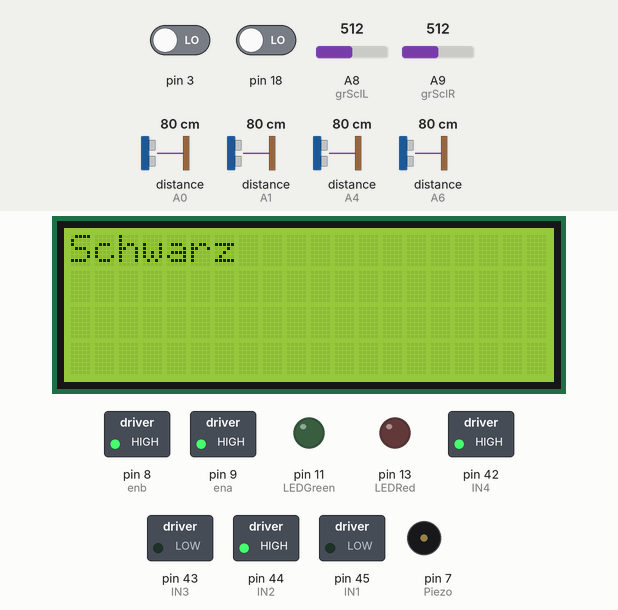
A sketch run on a simulated Arduino Mega 2560, built with avr-gcc and run on an emulated ATmega2560. On the bench: 20×4 character LCD, switched loads named in the sketch (green lamp = pin HIGH), output pins drawn as LEDs (lit = HIGH), buzzer (waves = sounding, pin HIGH). The inputs (shaded band) are chosen by the test bench; at power-on: A9 (grSclR) = 512, A8 (grSclL) = 512, distance to the obstacle (sensors on A1, A0, A4, A6) 80 cm, pin 3 LOW, pin 18 LOW.

Above: at 1.2 s.
1.3 s: A9 (grSclR) set to 326
2.8 s: A9 (grSclR) set to 303
At 3.8 s:
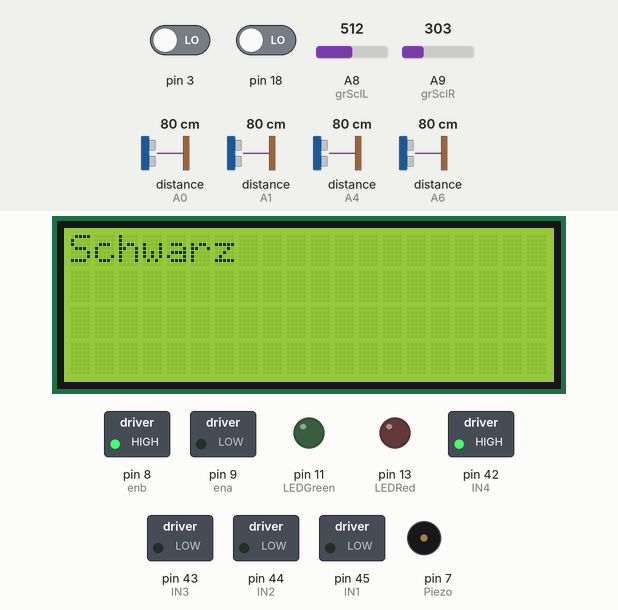
4.4 s: A8 (grSclL) set to 302
5.9 s: A8 (grSclL) set to 267
At 6.9 s:
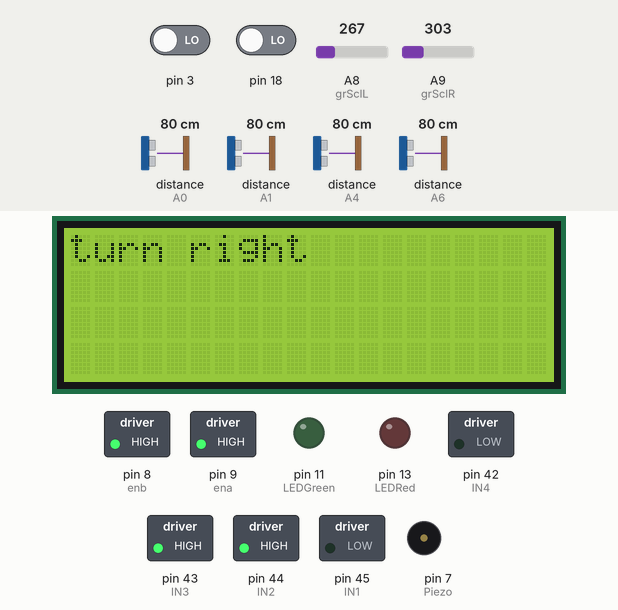
7.6 s: distance to the obstacle (sensor on A1) set to 2 cm
At 9.9 s:
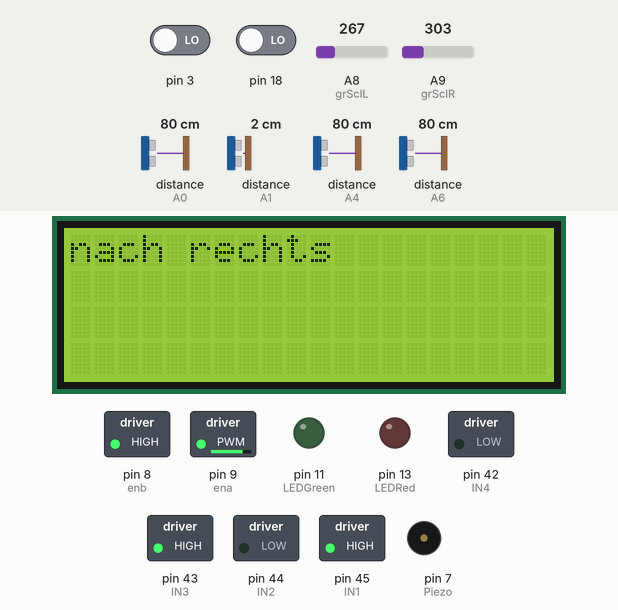
10.6 s: distance to the obstacle (sensor on A1) set to 10 cm
12.1 s: distance to the obstacle (sensor on A1) set to 14 cm
At 12.8 s:
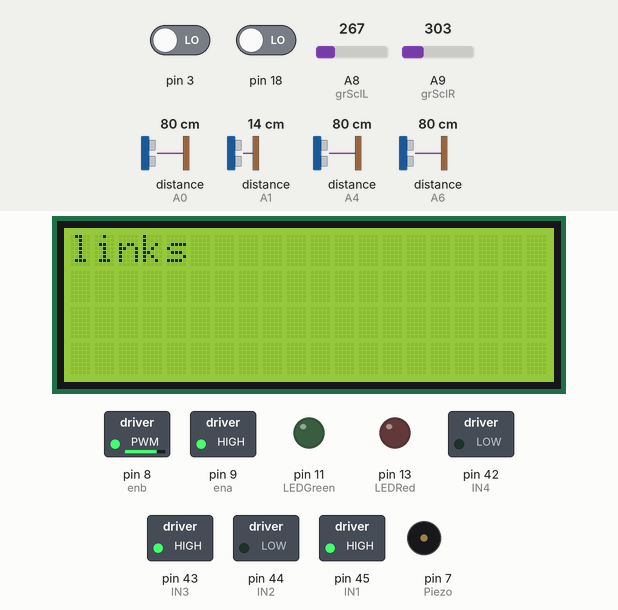
Timing chart, 0 to 14.7 s (numbered marks = the images above; inputs shaded):
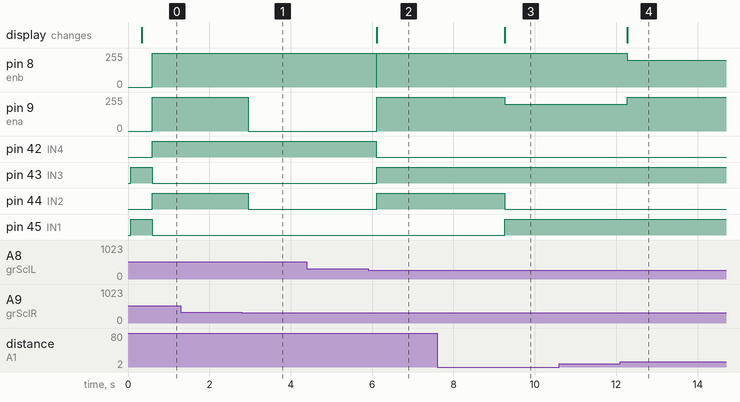

The sketch:

backup.ino
```cpp
#include "SharpIR.h"
#include "LiquidCrystal_I2C.h"

#include "Engine.h"
#include "Util.h"
#include "Vars.h"


// Objektinitialisierung
LiquidCrystal_I2C lcd(LCDAddress, LCDCols, LCDRows);

SharpIR sharpLeftBack(IRLeftBack, 430);
SharpIR sharpFrontRight(IRFrontRight, 430);
SharpIR sharpFrontLeft(IRFrontLeft, 1080);
SharpIR sharpLeftFront(IRLeftFront, 430);


// Variablen

int valueLB = 0;
int valueFR = 0;
int valueFL = 0;
int valueLF = 0;

int graySclL = 0;
int graySclR = 0;
volatile int encoderLeft = 0;
volatile int encoderRight = 0;


void setup() {
  Serial.begin(9600);
  lcd.init();
  lcd.backlight();
  lcd.clear();

  pinMode(ena, OUTPUT);
  pinMode(enb, OUTPUT);
  pinMode(IN1, OUTPUT);
  pinMode(IN2, OUTPUT);
  pinMode(IN3, OUTPUT);
  pinMode(IN4, OUTPUT);

  pinMode(LEDRed, OUTPUT);
  pinMode(LEDGreen, OUTPUT);
  pinMode(LightSensor, INPUT);
  pinMode(Piezo, OUTPUT);

  attachInterrupt(digitalPinToInterrupt(3), countEncoderRight, CHANGE);
  attachInterrupt(digitalPinToInterrupt(18), countEncoderLeft, CHANGE);

  engineForward();
}

void loop() {
  readSensors();

  // die oberste Priorität hat die Schwarzerkennung!!
  if (graySclR > 310 && graySclL > 285) {
    lcd.clear();
    lcd.print("Schwarz");
    while (graySclR > 310 || graySclL > 285) {
      readSensors();
      if (graySclR > 310) {
        engineRightBackward();
        analogWrite(ena, 255);
      } else {
        engineRightStop();
      }
      if (graySclL > 285) {
        engineLeftBackward();
        analogWrite(enb, 255);
      } else {
        engineLeftStop();
      }
    }

    // Beide sehen kein schwarz mehr!
    turn(RIGHT);

    // jetzt muss ein Feld vorwärts gefahren werden
    readSensors();
    if (valueFL < 15) {
      engineForward();
      analogWrite(ena, 255);
      analogWrite(enb, 255);
      delay(1400);
      lcd.clear();
      engineStop();
    } else {
      turn(RIGHT);
    }

    return;
  }


  //überprüfe immer zuerst, ob vorne ein Wand ist!
  if (valueFL < 10 && valueFR < 10) {
    Serial.print("FrontLeft: ");
    Serial.print(valueFL);
    Serial.print(" FrontRight: ");
    Serial.println(valueFR);
    lcd.clear();
    lcd.print("Wand");
    // wir müssen uns nach rechts drehen
    turn(RIGHT);
    lcd.clear();
    return;
  }


  // Wenn die linken Sensoren kleiner als 9 sind müssen wir
  // von der linken Wand wegfahren
  // Wenn der linke Sensor kleiner ist als 13 und größer ist
  // als 10, dann soll wieder dichter zur Wand gefahren werden
  lcd.clear();
  if (valueLF < 11) {
    lcd.print("nach rechts");
    engineForward();
    analogWrite(ena, 200);
    analogWrite(enb, 255);
  } else if (valueLF < 13 && valueLF > 10) {
    lcd.print("weiter");
    engineForward();
    analogWrite(ena, 255);
    analogWrite(enb, 255);
  } else if (valueLF < 20) {
    lcd.print("links");
    engineForward();
    analogWrite(ena, 255);
    analogWrite(enb, 200);
  }

  // Wenn der linke vordere Sensor keine Wand mehr hat,
  // dann muss nach links abgebogen werden!
  if (valueLF > 20) {
    lcd.clear();
    lcd.print("leer");
    while (valueLB < 20) {
      readSensors();
      engineForward();
      analogWrite(ena, 255);
      analogWrite(enb, 255);
    }


    //wir sind in das Feld eingefahren
    // Drehen!
    lcd.clear();
    lcd.print("drehen");
    // wir müssen uns nach links drehen
    turn(LEFT);
    lcd.clear();

    // solange der hintere Sensor keine Wand sieht: vorwärts
    resetEncoder(); // resetten der Encoder um sie besser auslesen zu können
    while (valueLB > 20 || (encoderLeft < 720) || !(graySclR > 400 && graySclL > 320)) {
      readSensors();

      if (valueFL < 10 ) {
        return;
      }
      lcd.clear();
      lcd.print("Ich suche");
      Serial.println(valueLB);
      readSensors();
      engineForward();
      analogWrite(ena, 255);
      analogWrite(enb, 255);
    }
  }
}


void readSensors() {
  valueLB = sharpLeftBack.distance();
  valueFR = sharpFrontRight.distance();
  valueFL = sharpFrontLeft.distance();
  valueLF = readLeftFront(sharpLeftFront);

  graySclL = analogRead(grSclL);
  graySclR = analogRead(grSclR);

  /* if (testForVictim(graySclR, graySclL) && !(graySclR > 400 && graySclL > 320)) {
     //analogWrite(Piezo,  15);
     lcd.clear();
     lcd.print("ein Opfer mgl.");
    } else {
     analogWrite(Piezo, 0);
     lcd.clear();
     lcd.print("ne doch keins!");
    }*/

}


void countEncoderLeft() {
  encoderLeft++;
}

void countEncoderRight() {
  encoderRight++;
}

void resetEncoder() {
  encoderLeft = 0;
  encoderRight = 0;
}


void turn(int dir) {
  lcd.clear();
  String s = "turn ";
  if (dir == RIGHT) {
    s += "right";
  } else {
    s += "left";
  }
  lcd.print(s);

  resetEncoder();
  if (dir == RIGHT) {
    engineRightBackward();
    analogWrite(ena, 255);
    engineLeftForward();
    analogWrite(enb, 255);
    delay(1300);
  } else if (dir == LEFT) {
    while (encoderLeft < leftTurnGoal || encoderRight < rightTurnGoal) {

      if (encoderLeft < leftTurnGoal) {
        engineLeftBackward();
        digitalWrite(enb, HIGHSPEED);
      } else {
        engineLeftStop();
      }

      if (encoderRight < rightTurnGoal) {
        engineRightForward();
        digitalWrite(ena, HIGHSPEED);
      } else {
        engineRightStop();
      }
    }
    engineStop();
    lcd.clear();
    lcd.print("DONE!");
    delay(1000);
  }
}
```

Engine.cpp
```cpp
#include "Engine.h"

void engineForward() {
  engineLeftForward();
  engineRightForward();
}

void engineBackward() {
  engineLeftBackward();
  engineRightBackward();
}

void engineRightForward() {
  digitalWrite(IN1, HIGH);
  digitalWrite(IN2, LOW);
}

void engineLeftForward() {
  digitalWrite(IN3, HIGH);
  digitalWrite(IN4, LOW);
}

void engineRightBackward() {
  digitalWrite(IN1, LOW);
  digitalWrite(IN2, HIGH);
}

void engineLeftBackward() {
  digitalWrite(IN3, LOW);
  digitalWrite(IN4, HIGH);
}

void engineLeftStop() {
  digitalWrite(IN3, LOW);
  digitalWrite(IN4, LOW);
  analogWrite(enb, 0);
}

void engineRightStop() {
  digitalWrite(IN1, LOW);
  digitalWrite(IN2, LOW);
  analogWrite(ena, 0);
}


void engineStop() {
  engineLeftStop();
  engineRightStop();
}
```

Engine.h
```cpp
#include "Arduino.h"
#include "Vars.h"

extern void engineLeftForward();
extern void engineRightForward();
extern void engineForward();
extern void engineRightBackward();
extern void engineLeftBackward();
extern void engineBackward();
extern void engineLeftStop();
extern void engineRightStop();
extern void engineStop();
```

Util.cpp
```cpp
#include "Util.h"

int readLeftFront(SharpIR sensor) {
  int sum = 0;
  int n = 10;
  for (int i = 0; i < n; i++) {
    sum += sensor.distance();
  }

  sum /= n;

  return sum;
}


boolean testForVictim(int graySclR, int graySclL) {
    if (graySclR > 400 && graySclL > 320) {
    return false;
    }
  int sensorValue;
  int tempSensorValueRed;
  int tempSensorValueGreen;

  sensorValue = analogRead(LightSensor);
  Serial.println(sensorValue);

  digitalWrite(LEDRed, LOW);
  digitalWrite(LEDGreen, HIGH);
  sensorValue = 0;
  int i = 10;
  int i2 = i;
  for (; i > 0; i--) {
    sensorValue += analogRead(LightSensor);
  }
  tempSensorValueRed = sensorValue / i2;
  Serial.print("Red: ");
  Serial.println(tempSensorValueRed);
  delay(200);

  digitalWrite(LEDRed, HIGH);
  digitalWrite(LEDGreen, LOW);
  sensorValue = 0;
  int j = 10;
  int j2 = j;
  for (; j > 0; j--) {
    sensorValue += analogRead(LightSensor);
  }
  tempSensorValueGreen = sensorValue / j2;
  Serial.print("Green: ");
  Serial.println(tempSensorValueGreen);
  delay(200);

  digitalWrite(LEDRed, HIGH);
  digitalWrite(LEDGreen, HIGH);

  return (diff(tempSensorValueRed, tempSensorValueGreen) >= 0);

}


int diff(int compared, int comparing) {
  return compared - comparing;
}
```

Util.h
```cpp
#include "Arduino.h"
#include "Vars.h"
#include "SharpIR.h"

extern int readLeftFront(SharpIR sensor);

extern boolean testForVictim(int graySclR, int graySclL);

extern int diff(int compared, int comparing);
```

Vars.h
```cpp
#define ena 9 //Rechter Motor
#define enb 8
#define IN1 45
#define IN2 44
#define IN3 43
#define IN4 42

#define leftTurnGoal 445
#define rightTurnGoal 445

#define LEFT 0
#define RIGHT 1

#define HIGHSPEED 255
#define MIDDLESPEED 170
#define LOWSPEED 80
#define OFF 0

#define LCDAddress 0x20
#define LCDCols 20
#define LCDRows 4

#define IRFrontLeft A0  // 1080
#define IRFrontRight A4 // 430
#define IRLeftBack A6   // 430
#define IRLeftFront A1  // 430


#define grSclL A8
#define grSclR A9

#define LEDRed 13
#define LEDGreen 11
#define Piezo 7

#define LightSensor A3
```

Measured:
- the behaviour switches between 311 and 310 on A9 (grSclR) (found by bisection; images 0 and 1)
- the behaviour switches between 286 and 285 on A8 (grSclL) (found by bisection; images 1 and 2)
- the behaviour switches between 12 and 13 cm on distance to the obstacle (sensor on A1) (found by bisection; images 3 and 4)
- after the input at 1.3 s, every drawn part: stays the same
- after the input at 2.8 s, pin 9 (ena): 255/255 → 0/255 after 0.16 s; pin 44 (IN2): HIGH → LOW after 0.16 s
- after the input at 4.4 s, every drawn part: stays the same
- after the input at 5.9 s, pin 8 (enb): 255/255 → 0/255 after 0.20 s, → 255/255 0.01 s later; pin 9 (ena): 0/255 → 255/255 after 0.21 s; pin 42 (IN4): HIGH → LOW after 0.20 s; pin 43 (IN3), pin 44 (IN2): LOW → HIGH after 0.21 s; the display: changes after 0.21 s (image 2)
- after the input at 7.6 s, pin 9 (ena): 255/255 → 200/255 after 1.7 s; pin 42 (IN4): stays LOW (without the input it goes to HIGH after 1.7 s); pin 43 (IN3): stays HIGH (without the input it goes to LOW after 1.7 s); the display: changes after 1.7 s (image 3)
- after the input at 10.6 s, every drawn part: stays the same
- after the input at 12.1 s, pin 8 (enb): 255/255 → 200/255 after 0.18 s; pin 9 (ena): 200/255 → 255/255 after 0.18 s; the display: changes after 0.18 s (image 4)
